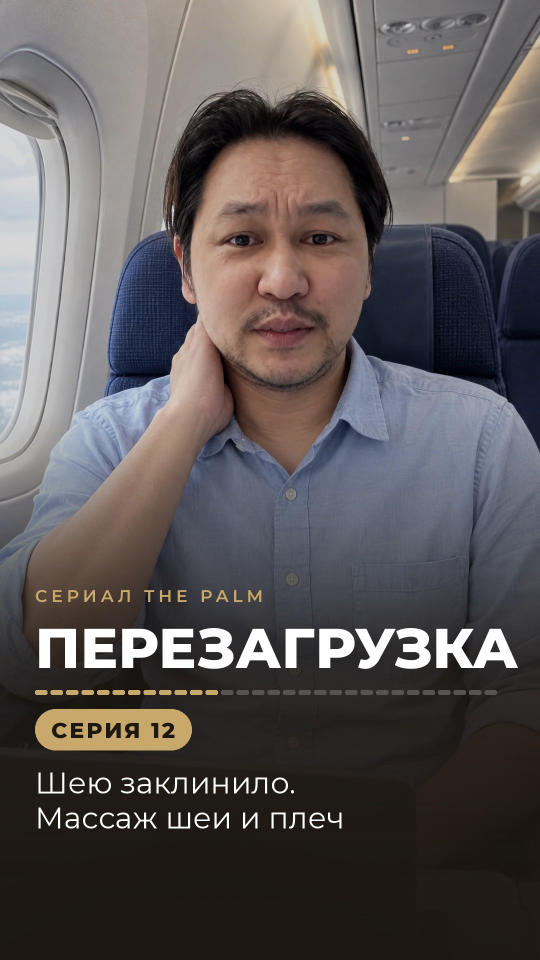
#> input picture images/reels/abylai-ep12-cover.jpg, 1080 x 1920 px, given in place of abylai-ep12-cover.jpg.png, which was not available (shown at 1/2 size)
$ python -i make_covers.py   (imports and definitions only)
#> lines starting #> are read from the running program, lines starting #| are printed output that depends on the picture; pictures that were not available may be replaced by others from this repository, and a replacement may not be noted
#> `s=Image.new('RGB',(1800,640))`: s: PIL image 1800x640 RGB; every value is 0
import sys, glob, numpy as np, cv2
from PIL import Image, ImageDraw, ImageFilter, ImageEnhance
sys.path.insert(0,'/tmp/claude-0/erlan/cov2'); import mkov
T='/root/.claude/projects/-home-user-thepalm-media/fa883927-edfa-5f1c-9e31-1c33427ecd5c/tool-results'
def cut(name):
#> called with name = '../../images/reels/abylai-ep12-cover.jpg'
    g=np.asarray(Image.open(name+'.png').convert('RGB')).astype(float)
    r,gg,b=g[...,0],g[...,1],g[...,2]
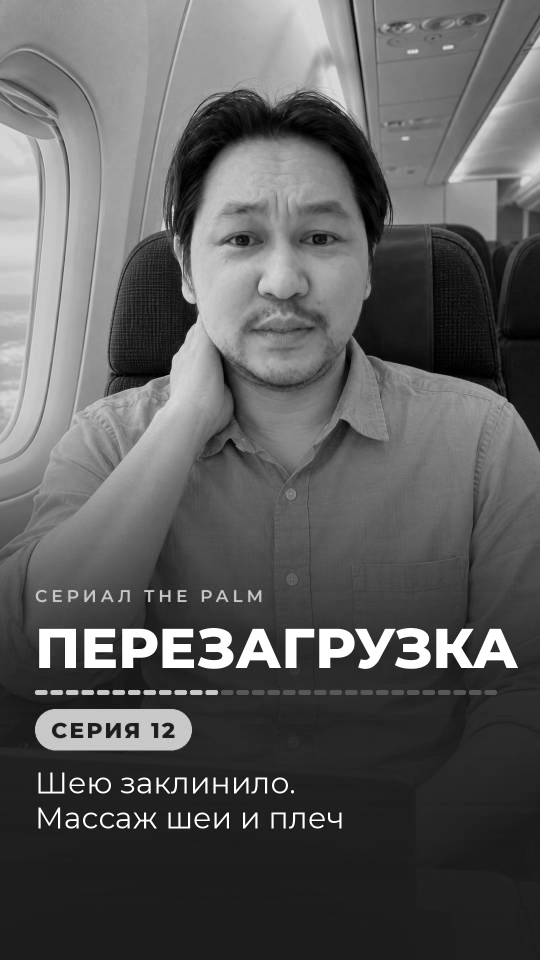
#> r: shape (1920, 1080) float64 (shown at 1/2 size); min 0, max 255, mean 92.7
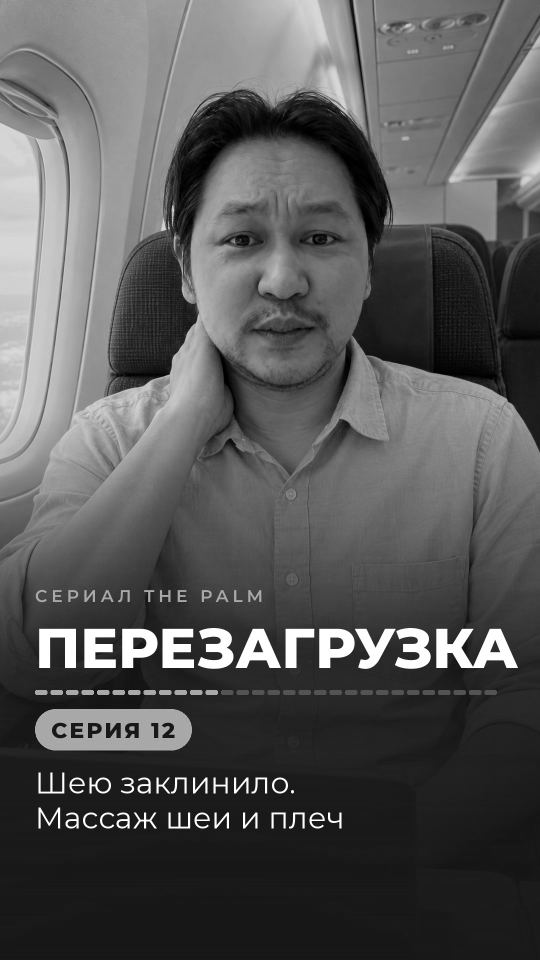
#> gg: shape (1920, 1080) float64 (shown at 1/2 size); min 0, max 255, mean 87.5
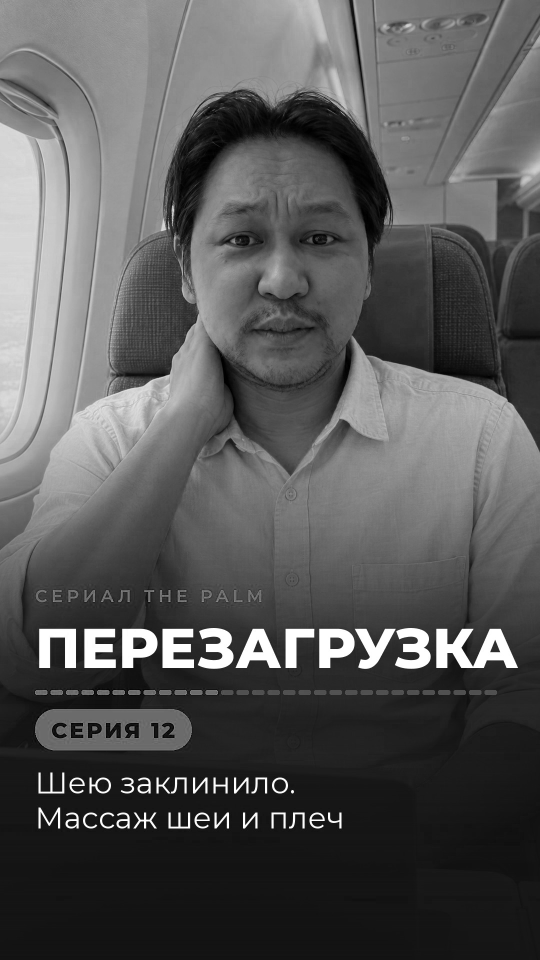
#> b: shape (1920, 1080) float64 (shown at 1/2 size); min 0, max 255, mean 87.4
    a=1-np.clip((gg-np.maximum(r,b))/60.0,0,1)
    g[...,1]=np.minimum(gg,np.maximum(r,b)*1.05)
    im=Image.fromarray(np.dstack([g,a*255]).astype('uint8'),'RGBA')
    im.putalpha(im.split()[3].filter(ImageFilter.GaussianBlur(1.2)))
    A=a>0.5; rows=np.where(A.sum(1)>20)[0]; y0=rows[0]
#> after `A = a > 0.5`: A: shape (1920, 1080) bool; every value is 1
#> after `rows = np.where(A.sum(1) > 20)[0]`: rows = 1920 values from 0 to 1919
#> after `y0 = rows[0]`: y0 = 0
    ws=[];cs=[]
    for y in range(y0+60,y0+180):
        xs=np.where(A[y])[0]; ws.append(xs[-1]-xs[0]); cs.append((xs[-1]+xs[0])/2)
#> after the loop, cs = 120 values from 539.5 to 539.5; ws = 120 values from 1079 to 1079
    w=float(np.median(ws)); cx=float(np.median(cs))
#> after `w = float(np.median(ws))`: w = 1079
#> after `cx = float(np.median(cs))`: cx = 539.5
    return im,(cx-w/2,y0+0.95*w-w/2,w,w)
def place(base,name,FW,cx,fy,tint):
    im,(x,y,w,h)=cut(name); s=FW/w
    im=im.resize((int(im.width*s),int(im.height*s)),Image.LANCZOS)
    arr=np.asarray(im).astype(float); arr[...,:3]*=np.array(tint); im=Image.fromarray(np.clip(arr,0,255).astype('uint8'),'RGBA')
    ox=int(cx-(x+w/2)*s); oy=int(fy-(y+h/2)*s)
    # bottom fade
    al=np.asarray(im.split()[3]).astype(float); H=al.shape[0]; yy=np.arange(H)[:,None]+oy
    al*=np.clip((1500-yy)/350,0,1); im.putalpha(Image.fromarray(al.astype('uint8')))
    base.alpha_composite(im,(ox,oy))
def cover(n,scene,left,right,l1,l2,tint,out):
    mkov.make(n,l1,l2,f'ov{n}.png')
    sc=Image.open(glob.glob(f'{T}/mcp-Figma-blob-*-{scene}.png')[0]).convert('RGB').resize((1080,1935),Image.LANCZOS).crop((0,0,1080,1920))
    sc=ImageEnhance.Brightness(sc.filter(ImageFilter.GaussianBlur(4))).enhance(0.72).convert('RGBA')
    place(sc,right,250,770,500,tuple(t*0.93 for t in tint))
    place(sc,left,228,320,480,tuple(t*0.93 for t in tint))
    v=Image.new('L',(1080,1920),0); ImageDraw.Draw(v).ellipse((-300,-200,1380,1700),fill=255); v=v.filter(ImageFilter.GaussianBlur(160))
    d=Image.new('RGBA',(1080,1920),(10,8,6,255)); d.putalpha(Image.eval(v,lambda p:int((255-p)*0.5)))
    sc.alpha_composite(d); sc.alpha_composite(Image.open(f'ov{n}.png'))
    sc.convert('RGB').save(out,quality=90)
R='/home/user/thepalm-media/images/reels/'
W=(1.0,0.96,0.9); C=(0.92,0.96,1.05)
# [5 lines not run here, left out]
s=Image.new('RGB',(1800,640))
# [2 lines not run here, left out]

>>> result = cut('../../images/reels/abylai-ep12-cover.jpg')

$ run again, on images/reels/abylai-ep13-cover.jpg
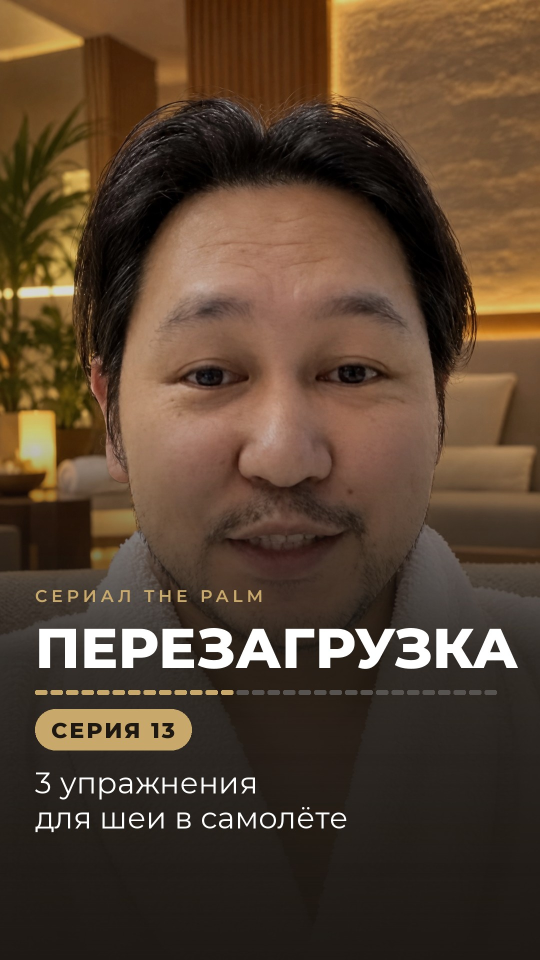
#> input picture images/reels/abylai-ep13-cover.jpg, 1080 x 1920 px, given in place of abylai-ep13-cover.jpg.png, which was not available (shown at 1/2 size)
#> s: PIL image 1800x640 RGB; every value is 0
#> in cut, `r,gg,b=g[...,0],g[...,1],g[...,2]`:
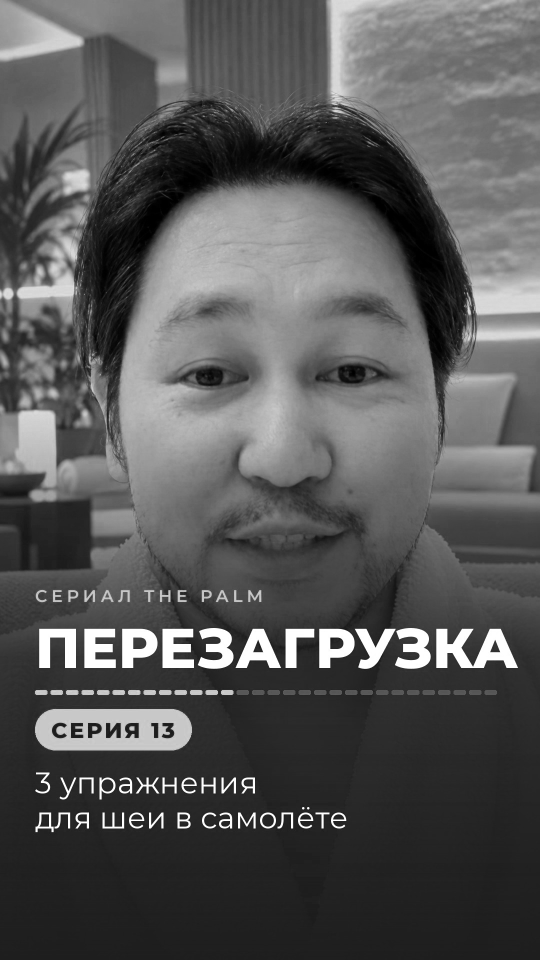
#> r: shape (1920, 1080) float64 (shown at 1/2 size); min 0, max 255, mean 87.3
#> in cut, `r,gg,b=g[...,0],g[...,1],g[...,2]`:
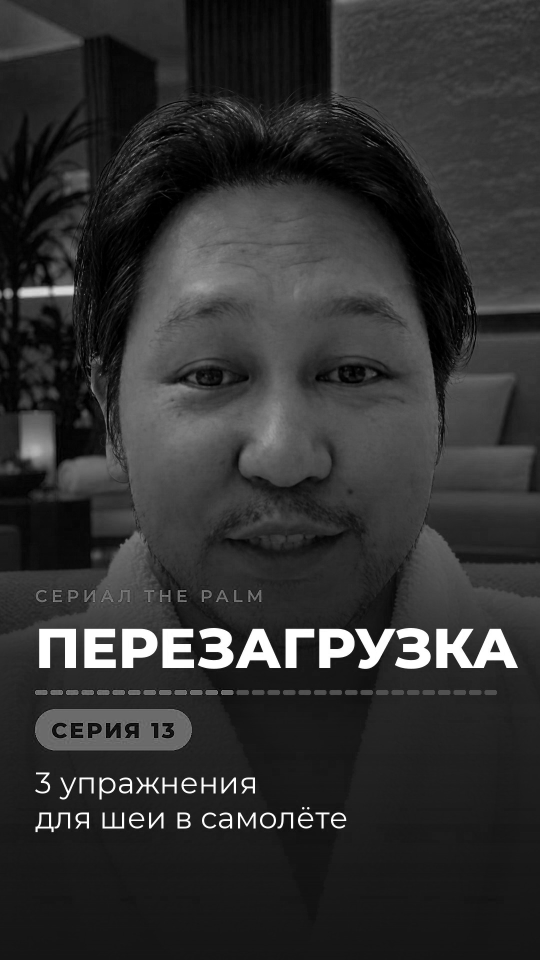
#> b: shape (1920, 1080) float64 (shown at 1/2 size); min 0, max 255, mean 49.3
#> A: shape (1920, 1080) bool; every value is 1
#> rows = 1920 values from 0 to 1919
#> y0 = 0
#> after the loop in cut, `for y in range(y0+60,y0+180):`: cs = 120 values from 539.5 to 539.5; ws = 120 values from 1079 to 1079
#> w = 1079
#> cx = 539.5

$ run again, on images/reels/abylai-ep14-cover.jpg
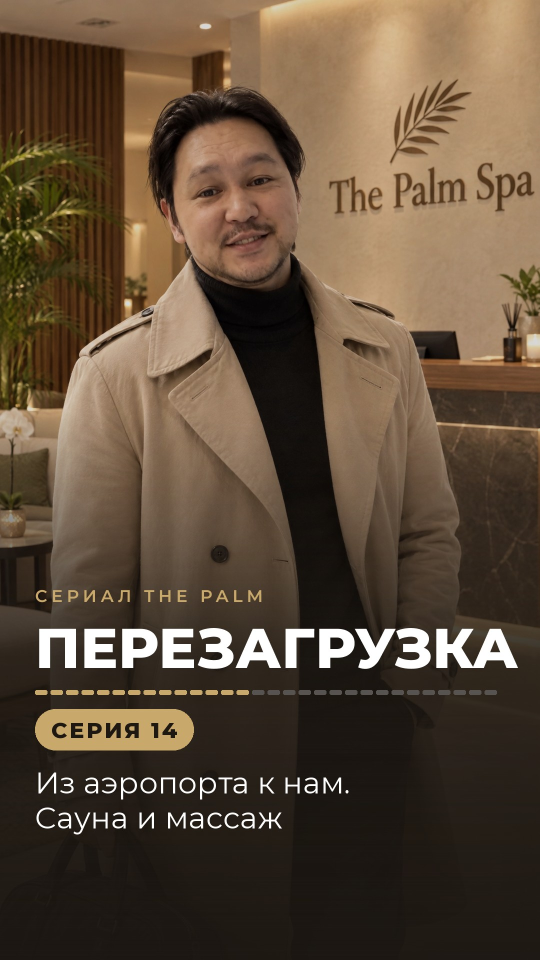
#> input picture images/reels/abylai-ep14-cover.jpg, 1080 x 1920 px, given in place of abylai-ep14-cover.jpg.png, which was not available (shown at 1/2 size)
#> s: PIL image 1800x640 RGB; every value is 0
#> in cut, `r,gg,b=g[...,0],g[...,1],g[...,2]`:
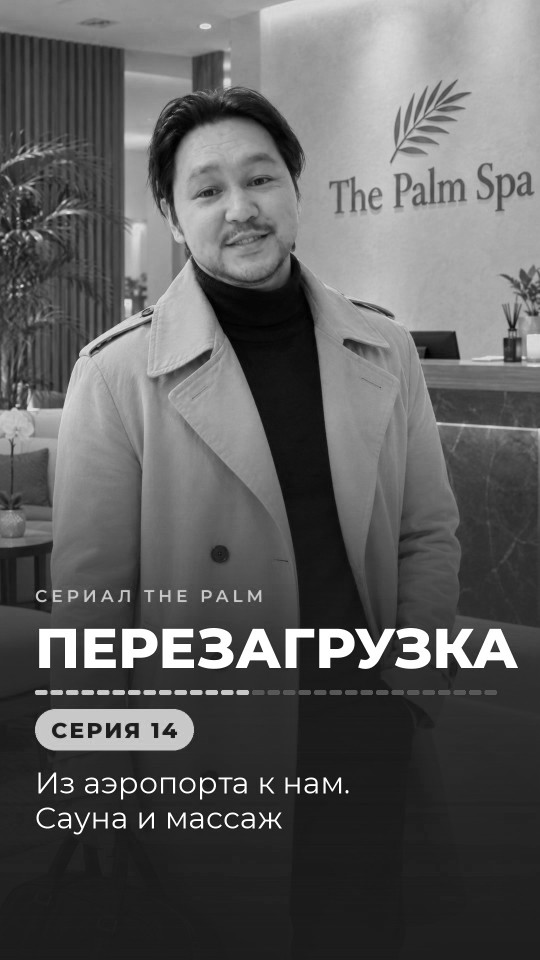
#> r: shape (1920, 1080) float64 (shown at 1/2 size); min 0, max 255, mean 94.1
#> in cut, `r,gg,b=g[...,0],g[...,1],g[...,2]`:
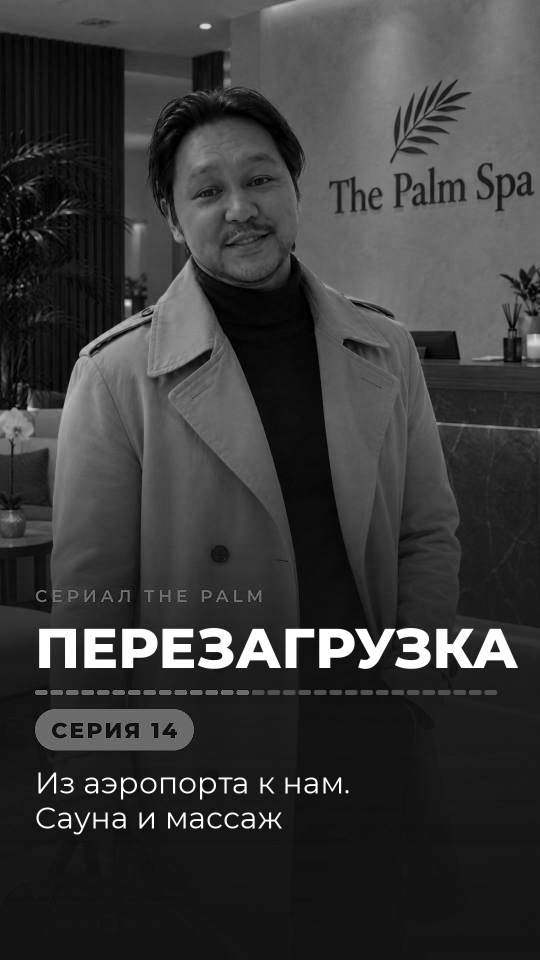
#> b: shape (1920, 1080) float64 (shown at 1/2 size); min 0, max 255, mean 57.8
#> A: shape (1920, 1080) bool; every value is 1
#> rows = 1920 values from 0 to 1919
#> y0 = 0
#> after the loop in cut, `for y in range(y0+60,y0+180):`: cs = 120 values from 539.5 to 539.5; ws = 120 values from 1079 to 1079
#> w = 1079
#> cx = 539.5
